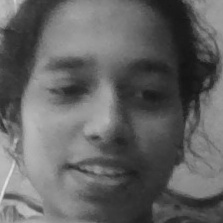
#> input picture student_faces/mca008/face_1.jpg, 223 x 223 px
$ python face_recognition.py
#> lines starting #> are read from the running program, lines starting #| are printed output that depends on the picture; after the words box and inside, x2 and y2 are one past the last pixel; in counts of white or black regions, pixels touching at a corner belong together

import csv
from datetime import datetime
import cv2
import os
import numpy as np
from pathlib import Path

BASE_DIR = Path(__file__).resolve().parent
DATA_DIR = BASE_DIR / "student_faces"
CSV_FILE = BASE_DIR / "students.csv"
ATTENDANCE_FILE = BASE_DIR / "attendance.csv"

# Load registered students
students = {}

if not CSV_FILE.exists():
    print("students.csv file kidaikkala!")
    raise SystemExit

with open(CSV_FILE, "r", newline="", encoding="utf-8") as file:
#> (reads students.csv from the repository)
    for row in csv.DictReader(file):
        students[row["student_id"]] = row["student_name"]

if not students:
    print("Registered students yaarum illai!")
    raise SystemExit

# Prepare training images
training_images = []
training_labels = []
label_to_student = {}
label_number = 0

for student_id, student_name in students.items():
    folder = DATA_DIR / student_id

    if not folder.exists():
        continue

    student_images = []

    for image_path in folder.glob("*.jpg"):
        image = cv2.imread(str(image_path), cv2.IMREAD_GRAYSCALE)
#> image is the input picture: shape (223, 223); min 19, max 226, mean 99

        if image is not None:
            image = cv2.resize(image, (200, 200))
#> image: shape (200, 200)
            student_images.append(image)

    if student_images:
        label_to_student[label_number] = (student_id, student_name)

        for image in student_images:
            training_images.append(image)
            training_labels.append(label_number)

        label_number += 1

if not training_images:
    print("Training images kidaikkala!")
    print("student_faces folder-ai check pannunga.")
    raise SystemExit

# Train face recognition model
recognizer = cv2.face.LBPHFaceRecognizer_create()
recognizer.train(
    training_images,
    np.array(training_labels, dtype="int32")
)

print("Face recognition model ready!")
print("Registered students:", len(label_to_student))
#| Registered students: 2

# Attendance marking function
def mark_attendance(student_id, student_name):
    today = datetime.now().strftime("%Y-%m-%d")
    current_time = datetime.now().strftime("%H:%M:%S")

    # Check if attendance already exists for today
    if ATTENDANCE_FILE.exists():
        with open(
            ATTENDANCE_FILE, "r", newline="", encoding="utf-8"
        ) as file:
            reader = csv.DictReader(file)

            for row in reader:
                if (
                    row.get("student_id") == student_id
                    and row.get("date") == today
                ):
                    return "Already Marked"

    # Save attendance
    file_exists = ATTENDANCE_FILE.exists()
    needs_header = (
        not file_exists or ATTENDANCE_FILE.stat().st_size == 0
    )

    with open(
        ATTENDANCE_FILE, "a", newline="", encoding="utf-8"
    ) as file:
        writer = csv.writer(file)

        if needs_header:
            writer.writerow(
                ["student_id", "student_name", "date", "time", "status"]
            )

        writer.writerow(
            [student_id, student_name, today, current_time, "Present"]
        )

    print(f"Attendance marked: {student_name} ({student_id})")
    return "Present"


# Face detector
face_cascade = cv2.CascadeClassifier(
    cv2.data.haarcascades
    + "haarcascade_frontalface_default.xml"
)

camera = cv2.VideoCapture(0)

if not camera.isOpened():
    print("Webcam open aagala!")
    raise SystemExit

# Prevent attendance checking on every camera frame
last_seen = {}
attendance_status = {}

print("Camera open aagiduchu. Exit panna Q press pannunga.")

try:
    while True:
        success, frame = camera.read()
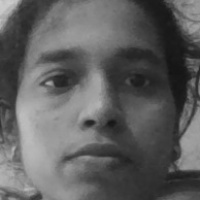
#> input picture student_faces/mca009/face_3.jpg, 200 x 200 px, given in place of the camera
#> frame is the input picture: shape (200, 200, 3); min 19, max 206, mean 95

        if not success:
            print("Camera frame read panna mudiyala!")
            break

        gray = cv2.cvtColor(frame, cv2.COLOR_BGR2GRAY)

        faces = face_cascade.detectMultiScale(
            gray,
            scaleFactor=1.1,
            minNeighbors=5,
            minSize=(80, 80)
        )
#> faces = [[14, 10, 174, 174]]

        for (x, y, w, h) in faces:
            face_image = gray[y:y + h, x:x + w]
            face_image = cv2.resize(face_image, (200, 200))

            label, confidence = recognizer.predict(face_image)

            if label in label_to_student and confidence < 65:
                student_id, student_name = label_to_student[label]

                # Mark attendance once per student per day
                if student_id not in attendance_status:
                    status = mark_attendance(student_id, student_name)
                    attendance_status[student_id] = status

                status = attendance_status[student_id]
                message = f"{student_name} ({student_id})"
                color = (0, 255, 0)

                cv2.putText(
                    frame, status, (x, min(y + h + 25, frame.shape[0] - 10)),
                    cv2.FONT_HERSHEY_SIMPLEX, 0.65, color, 2
                )
            else:
                message = "Unknown"
                color = (0, 0, 255)

            cv2.rectangle(
                frame, (x, y), (x + w, y + h), color, 2
            )

            cv2.putText(
                frame, message, (x, max(y - 10, 25)),
                cv2.FONT_HERSHEY_SIMPLEX, 0.7, color, 2
            )
#> this loop made 1 pass; (reads attendance.csv from the repository)
#> (x, y, w, h, label, confidence, student_id, student_name) on pass 1: (14, 10, 174, 174, 1, 39.06, 'mca009', 'viji')
#| Attendance marked: viji (mca009)
#> pass 1, `face_image = gray[y:y + h, x:x + w]`:
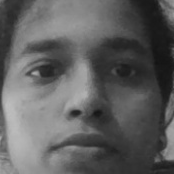
#> face_image: shape (174, 174); min 19, max 190, mean 94.6
#> after the loop:
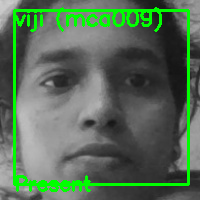
#> frame: shape (200, 200, 3); 8.65% of pixels changed, all inside (x1, y1, x2, y2) = (13, 7, 190, 192)
#> after the loop, attendance_status = {'mca009': 'Present'}

        cv2.imshow("Smart Attendance - Face Recognition", frame)

        if cv2.waitKey(10) & 0xFF == ord("q"):
#> (key q is pressed here)
            break

finally:
    camera.release()
    cv2.destroyAllWindows()
